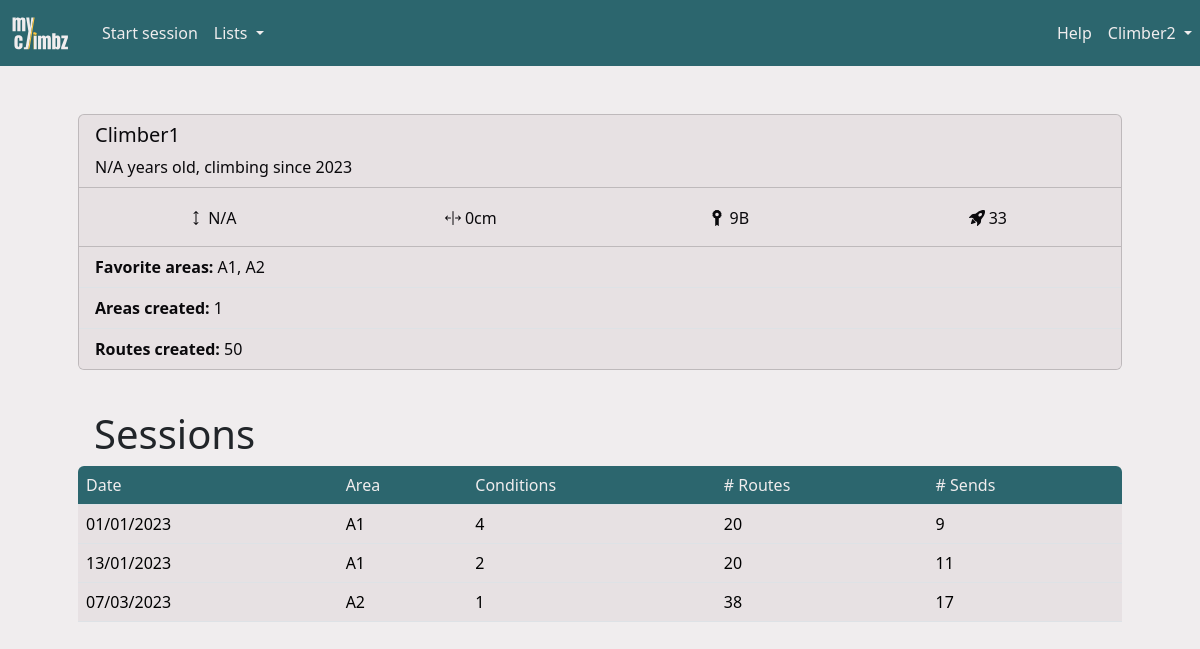
Page /climber/1 (signed in) on the committed database.
### myclimbz/models/climber.py (models this page shows, shortened)
class Climber(db.Model, UserMixin):
    id = db.Column(db.Integer, primary_key=True)
    role = db.Column(db.Integer, nullable=False, default=0)
    email = db.Column(db.String(200), nullable=False, unique=True)
    password = db.Column(db.String(200), nullable=False)
    name = db.Column(db.String(200), nullable=False)
    birthdate = db.Column(db.Date, nullable=True)
    year_started_climbing = db.Column(db.Integer, nullable=True)
    height = db.Column(db.Integer, nullable=True)
    ape_index = db.Column(db.Integer, nullable=True)
    grade_scale = db.Column(db.String(10), nullable=False, default="font")
    sessions = db.relationship("Session", backref="climber", cascade="all, delete")
    opinions = db.relationship("Opinion", backref="climber", cascade="all, delete")
    routes = db.relationship("Route", backref="creator")
    sectors = db.relationship("Sector", backref="creator")
    areas = db.relationship("Area", backref="creator")
    projects = db.relationship(
        "Route",
        secondary=climber_projects,
        backref=db.backref("climbers", lazy="dynamic"),
    )
    @property
    def climbs(self) -> list:
        climbs = list()
        for session in self.sessions:
            climbs.extend(session.climbs)
        return climbs
    @property
    def year_started_climbing_str(self) -> str:
        if self.year_started_climbing is None:
            if self.sessions:
                return str(self.sessions[0].date.year)
            else:
                return "N/A"
        else:
            return str(self.year_started_climbing)
    @property
    def age_str(self) -> str:
        if self.birthdate is None:
            return "N/A"
        else:
            return str((datetime.now().date() - self.birthdate).days // 365)
    @property
    def max_grade(self) -> Grade:
        if not self.climbs or len(self.climbs) == 0:
            return None
        max_grade = Grade.query.filter_by(level=0).first()
        for climb in self.climbs:
            if not climb.sent:
                continue
            opinion = climb.route.opinion_from(self.id)
            if opinion is not None and opinion.grade is not None:
                if opinion.grade.level > max_grade.level:
                    max_grade = opinion.grade
        return max_grade
    @property
    def n_sends(self) -> int:
        sent_routes = list()
        for climb in self.climbs:
            if climb.sent and climb.route.id not in sent_routes:
                sent_routes.append(climb.route.id)
        return len(sent_routes)
    @property
    def favorite_areas(self) -> list[str]:
        areas = dict()
        for session in self.sessions:
            if session.area.name in areas:
                areas[session.area.name] += 1
            else:
                areas[session.area.name] = 1
        areas = {
            k: v
            for k, v in sorted(areas.items(), key=lambda item: item[1], reverse=True)
        }
        favorite_areas = list(areas.keys())[:3]
        return favorite_areas

### myclimbz/models/grade.py (models this page shows, shortened)
class Grade(db.Model):
    id = db.Column(db.Integer, primary_key=True)
    level = db.Column(db.Integer, nullable=False)
    font = db.Column(db.String(10), nullable=False)
    hueco = db.Column(db.String(10), nullable=False)
    @property
    def user_grade(self) -> str:
        return self.font if current_user.grade_scale == "font" else self.hueco

### myclimbz/models/session.py (models this page shows, shortened)
class Session(db.Model):
    __tablename__ = "climbing_session"
    id = db.Column(db.Integer, primary_key=True)
    date = db.Column(db.Date, nullable=False, default=datetime.now().date())
    conditions = Rating("conditions")
    comment = db.Column(db.Text)
    climbs = db.relationship("Climb", backref="session", cascade="all, delete")
    area_id = db.Column(db.Integer, db.ForeignKey("area.id"))
    climber_id = db.Column(db.Integer, db.ForeignKey("climber.id"))
    UniqueConstraint(date, area_id, climber_id, name="unique_session")

### myclimbz/models/area.py (models this page shows, shortened)
class Area(db.Model):
    id = db.Column(db.Integer, primary_key=True)
    name = db.Column(db.String(100), nullable=False, unique=True)
    comment = db.Column(db.Text)
    link = db.Column(db.String(300))
    created_by = db.Column(db.Integer, db.ForeignKey("climber.id"), nullable=False)
    rock_type_id = db.Column(db.Integer, db.ForeignKey("rock_type.id"))
    rock_type = db.relationship("RockType", backref="climbing_areas")
    sessions = db.relationship("Session", backref="area", cascade="all, delete")
    sectors = db.relationship("Sector", backref="area", cascade="all, delete")

### myclimbz/blueprints/climbers/routes.py (the view)
@climbers.route("/climber/<int:climber_id>", methods=["GET", "POST"])
def view_climber(climber_id: int):
    climber = Climber.query.get(climber_id)
    return render("climber.html", title=climber.name, climber=climber)

### myclimbz/models/climber.py (called while the page is built)
@login_manager.user_loader
def load_climber(climber_id: int) -> Climber:
    return Climber.query.get(int(climber_id))

### myclimbz/models/route.py (called while the page is built)
    def opinion_from(self, climber_id: int) -> Opinion:
        return Opinion.query.filter_by(route_id=self.id, climber_id=climber_id).first()

### run.py (called while the page is built, shortened)
@app.before_request
def check_request_validity():
    if not request.endpoint:
        return
    elif request.endpoint == "climbers.login" or "static" in request.endpoint:
        return
    elif not current_user.is_authenticated:
        return redirect(url_for("climbers.login"))

### myclimbz/templates/climber.html
{% import "macros.html" as macros %}
{% extends "main.html" %}
{% block content %}
<div class="container px-0 px-md-5 pb-2 mb-3 mt-md-5">
    {{ macros.card({
        "header": {
            "title": climber.name,
            "subtitle": climber.age_str ~ " years old, climbing since " ~ climber.year_started_climbing_str,
        },
        "body": {
            "facts": [
                    { "icon": "height", "value": climber.height, "unit": "cm" },
                    { "icon": "ape_index", "value": climber.ape_index|int|string, "unit": "cm" },
                    { "icon": "grade", "value": climber.max_grade.user_grade , "unit": "" },
                    { "icon": "n_sends", "value": climber.n_sends, "unit": "" },
                ],
            "list": [
                {"prefix": "Favorite areas", "value": climber.favorite_areas|join(", ")},
                {"prefix": "Areas created", "value": climber.areas|length},
                {"prefix": "Routes created", "value": climber.routes|length},
            ]
        }
    }) }}
</div>
{% if climber.sessions %}
    {% set sessions = climber.sessions %}
    {% include "sessions_table.html" %}
{% endif %}
{% endblock content %}

### myclimbz/templates/macros.html (shortened to what this page needs)
{% macro card(data) %}
<div class="card mb-3">
    <div class="card-header">
        <div class="row">
            <div class="col-sm">
                <h5 class="card-title" style="display: inline-block">{{ data['header']['title'] }}</h5>
            </div>
            {% if data['header']['subtitle'] %}
                <span>{{ data['header']['subtitle'] }}</span>
            {% endif %}
        </div>
    </div>
    {% if data['body']['facts'] %}
    <div class="card-body">
        <div class="row">
            {% for fact in data['body']['facts'] %}
            <div class="col text-center" style="padding: 0">
                <span style="vertical-align: middle; display: inline-block;">
                </span>
                <span style="vertical-align: middle; display: inline-block;">
                    {% if fact['value'] is none %}
                        N/A
                    {% elif fact['value'] is float and fact['value'] % 1 == 0 %}
                        {{ fact['value']|int }}{{ fact['unit'] }}
                    {% else %}
                        {{ (fact['value']) }}{{ fact['unit'] }}
                    {% endif %}
                </span>
            </div>
            {% endfor %}
        </div>
    </div>
    {% endif %}
    {% if data['body']['list'] %}
    <ul class="list-group list-group-flush">
        {% for item in data['body']['list'] %}
            {% if 'prefix' in item or item['value']|length > 0 %}
                <li class="list-group-item">
                    {% if item['prefix'] %}
                        <b>{{ item['prefix'] }}:</b>
                    {% endif %}
                    {% if item['value'] %}
                        {% if item['value'] != "N/A" and (item['prefix'] == "Link" or item['prefix'] == "Media") %}
                            <a href="{{ item['value'] }}" target="_blank">{{ item['value'] }}</a>
                        {% else %}
                            {{ item['value'] }}
                        {% endif %}
                    {% endif %}
                </li>
            {% endif %}
        {% endfor %}
    </ul>
    {% endif %}
</div>
{% endmacro %}

### myclimbz/templates/main.html (shortened to what this page needs)
<html>
<head>
    <link href="https://cdn.jsdelivr.net/npm/bootstrap@5.3.2/dist/css/bootstrap.min.css" rel="stylesheet"
>
    <link href="{{ url_for('static', filename='css/colors.css') }}" rel="stylesheet" type="text/css">
    <link rel="stylesheet" type="text/css" href="https://cdnjs.cloudflare.com/ajax/libs/noUiSlider/15.8.1/nouislider.css" />
    <link href="https://cdn.jsdelivr.net/npm/simple-datatables@latest/dist/style.css" rel="stylesheet" type="text/css">
</head>
<body>
    <nav class="navbar navbar-expand-lg">
        {% if not is_form %}
        <a class="navbar-brand" href="{{ url_for('home.page_home') }}" style="padding-left: 10px;">
            <img src="{{ url_for('static', filename='images/logo-transparent.svg') }}" width="60" height="40" class="d-inline-block align-top" alt="">
        </a>
        <div class="collapse navbar-collapse ps-2" id="navbarSupportedContent">
            <ul class="navbar-nav me-auto mb-2 mb-md-0">
                {% if open_session %}
                {% if not open_session.is_project_search %}
                <li><a id="add_video" class="nav-link" href="{{ url_for('videos.annotate_video') }}">Add video</a></li>
                {% endif %}
                <li><a id="add_climb" class="nav-link" href="{{ url_for('climbs.add_climb') }}">Add climb</a></li>
                <li>
                    <a id="stop_session" class="nav-link" href="{{ url_for('sessions.stop_session') }}">
                        Stop
                        {% if open_session.is_project_search %}
                        project search
                        {% else %}
                        session
                        {% endif %}
                    </a>
                </li>
                {% else %}
                <li class="nav-item">
                    <a id="start_session" class="nav-link" href="{{ url_for('sessions.add_session') }}">Start session</a>
                </li>
                {% endif %}
                <li class="nav-item dropdown">
                    <a class="nav-link dropdown-toggle" href="#" role="button" data-bs-toggle="dropdown"
                        aria-expanded="false">
                        Lists
                    </a>
                </li>
            </ul>
            <ul class="navbar-nav ms-md-auto mb-2 mb-md-0">
                <li class="nav-item">
                    <a class="nav-link" href="{{ url_for('home.guide') }}">Help</a>
                </li>
                <li class="nav-item dropdown">
                    <a class="nav-link dropdown-toggle" href="#" role="button" data-bs-toggle="dropdown"
                        aria-expanded="false">
                        {{ username }}
                    </a>
                </li>
            </ul>
        </div>
        {% else %}
        <a class="navbar-brand" href="{{ url_for('home.cancel_form') }}" style="padding-left: 10px;">
            <img src="{{ url_for('static', filename='images/logo-transparent.svg') }}" width="60" height="40" class="d-inline-block align-top" alt="">
        </a>
        {% endif %}
    </nav>
    {%block content %}{% endblock %}
</body>
</html>

### myclimbz/templates/sessions_table.html (shortened to what this page needs)
<div class="container px-0 px-md-5">
    <h1 class="ms-3 mt-2">Sessions</h1>
    <table id="content_table" class="table table-hover" data-sort-col="0" data-sort-order="desc">
        <thead>
            <tr>
                <th data-type="date" data-format="DD/MM/YYYY">Date</th>
                <th>Area</th>
                <th>Conditions</th>
                <th># Routes</th>
                <th># Sends</th>
            </tr>
        </thead>
        <tbody>
            {% for session in sessions %}
            {% set onclick = "window.location=\"" + url_for('sessions.page_session', session_id=session.id) + "\"" %}
            <tr>
                <td onclick={{ onclick }}>{{ session.date.strftime('%d/%m/%Y') }}</td>
                <td onclick={{ onclick }}>{{ session.area.name }}</td>
                <td onclick={{ onclick }}>{{ session.conditions }}</td>
                <td onclick={{ onclick }}>{{ session.climbs|length }}</td>
                <td onclick={{ onclick }}>{{ session.climbs|map(attribute='sent')|sum }}</td>
            </tr>
            {% endfor %}
        </tbody>
    </table>
</div>

### myclimbz/static/css/colors.css (style rules this page uses)
:root { --color-yellow: #FFC53D; --color-yellow-100: #fff0c6; --color-yellow-200: #ffdf88; --color-yellow-300: #FFC53D; --color-yellow-400: #ffb320; --color-yellow-500: #f98f07; --color-yellow-600: #dd6902; --color-yellow-700: #b74806; --color-yellow-800: #94360c; --color-yellow-900: #7a2e0d; --color-yellow-950: #461602; --color-green: #2C666E; --color-green-50: #f1faf9; --color-green-100: #daf3f3; --color-green-200: #bae6e7; --color-green-300: #8ad4d6; --color-green-400: #53b9bd; --color-green-500: #379da3; --color-green-600: #318089; --color-green-700: #2C666E; --color-green-800: #2c575e; --color-green-900: #284a51; --color-green-950: #163036; --color-white: #F0EDEE; --color-white-50: #f9f7f8; --color-white-100: #F0EDEE; --color-white-200: #e7e1e3; --color-white-300: #d5cccf; --color-white-400: #bbaeb2; --color-white-500: #a29197; --color-white-600: #8a787e; --color-white-700: #726368; --color-white-800: #605458; --color-white-900: #53494c; --color-white-950: #2a2527; --color-gray: #6c757d; --color-black: #0A090C; }
body { background-color: var(--color-white); }
a { text-decoration: none; color: var(--color-green); }
.card, .list-group-item, .dropdown-menu { background-color: var(--color-white-200); color: var(--color-black); }
.card-header { background-color: var(--color-white-darker); }
.navbar { background-color: var(--color-green); color: var(--color-white); }
.navbar-brand { color: var(--color-yellow); }
.nav-link, .nav-link:focus { color: var(--color-white); }
.table thead th:first-child { border-top-left-radius: var(--bs-border-radius); }
.table thead th:last-child { border-top-right-radius: var(--bs-border-radius); }
.table td { background-color: var(--color-white-200); }
.table thead { background-color: var(--color-green); color: var(--color-white); font-weight: normal; }
.table thead th { background-color: transparent; color: inherit; font-weight: normal; }

### rows in the picture
Climber: name "Climber2"
Climber: header "Climber1"
Grade: font "9B"
Session: date "01/01/2023", area.name "A1", conditions "4", climbs|length "20", climbs|map "9"
Session: date "13/01/2023", area.name "A1", conditions "2", climbs|length "20", climbs|map "11"
Session: date "07/03/2023", area.name "A2", conditions "1", climbs|length "38", climbs|map "17"

### other values in the picture
{{ data['header']['subtitle'] }} "N/A years old, climbing since 2023"
{{ (fact['value']) }} "0" "33"
{{ fact['unit'] }} "cm"
{{ item['prefix'] }} "Favorite areas" "Areas created" "Routes created"
{{ item['value'] }} "A1, A2" "1" "50"
